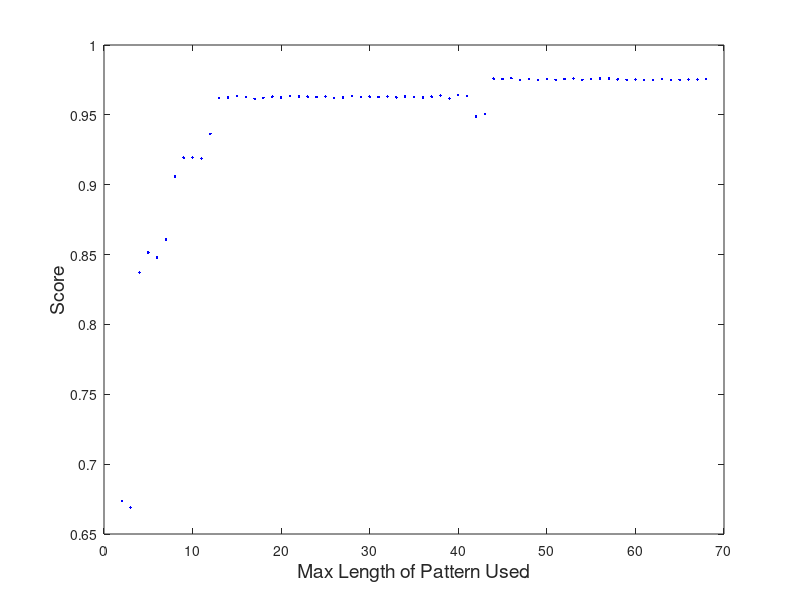

Write the MATLAB code that produced this figure.
load('resultsforchorusn1to68.mat')

for i=2:length(predscore)
    meanscore(i-1)=mean(predscore{i}(1,:));
    equalmean(i-1)=mean(predscore{i}(2,:));
end

figure
plot(2:length(predscore),meanscore,'b.')
xlabel('Max Length of Pattern Used', 'fontsize', 14)
ylabel('Score', 'fontsize', 14)
